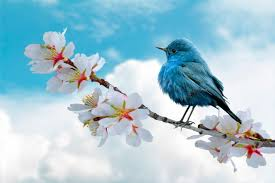
#> input picture img/2026-06-06-01.jpeg, 275 x 183 px
$ jupyter execute --allow-errors 008_data_compression_with_svd.ipynb
#> lines starting #> are read from the running program, lines starting #| are printed output that depends on the picture
[cell 1]
from PIL import Image
import numpy as np

[cell 2]
img = Image.open('../img/2026-06-06-01.jpeg')
#> img is the input picture: PIL image 275x183 RGB; mean R, G, B 165.7, 199.2, 212

[cell 3]
img

#### 1. convert image to grayscale

[cell 4]
img_gray = img.convert('LA')
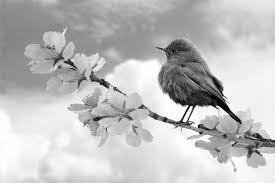
#> img_gray: PIL image 275x183 LA; mean R, G, B, A 190.7, 190.7, 190.7, 255
#> (the rest of this cell did not finish here and is left out)

#### 2. convert data into numpy matrix

[cell 5]
img_matrix = np.array(list(img_gray.getdata(band=0)), dtype=float)
# x = cols = img_gray.size[1], y = rows = img_gray.size[0]
img_matrix.shape = (img_gray.size[1], img_gray.size[0])
# img_matrix = np.matrix(img_matrix)
#> (the rest of this cell did not finish here and is left out)

[cell 6]
img_gray.size
#> Out = (275, 183)

[cell 7]
img_matrix.shape
#> Out = (183, 275)

#### 3. calculate SVD of the image

[cell 8]
U, sigma, V = np.linalg.svd(img_matrix)
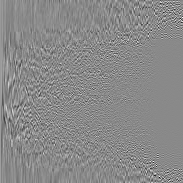
#> U: shape (183, 183) float64; min -0.578, max 0.493, mean 0.000462; drawn with min black and max white
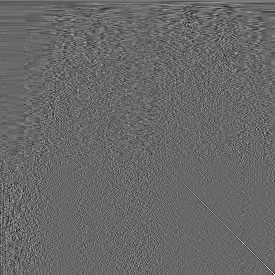
#> V: shape (275, 275) float64; min -0.395, max 0.569, mean 0.00023; drawn with min black and max white
#> sigma = 183 values, max 43164.1 at index 0, min 1.45 at index 182, mean 526.9

[cell 9]
U.shape, sigma.shape, V.shape
#> Out = ((183, 183), (183,), (275, 275))

[cell 10]
rng = list(2**i for i in range(1, 8))
rng

#> (a cell that did not finish here is left out)

#### 4. check the size of orginal image and compressed image

[cell 12]
# orginal image
img_matrix.shape, img_matrix.size
#> Out = ((183, 275), 50325)

[cell 13]
# compressed image
m = 64 # number of singular values to keep
reconstructed_img = np.array(U[:, :m]) @ np.diag(sigma[:m]) @ np.array(V[:m, :])
#> (the rest of this cell did not finish here and is left out)

Instead of storing the full 183 x 275 matrix, we store only the first n = 64 components of the SVD factorization:

U matrix: Keeps the first 64 columns. Original is 183 x 275, truncated is 183 x 64. → Stores 183 * 64 = 11,712 numbers.

Σ (Sigma) matrix: Keeps the first 64 singular values. Since it's a diagonal matrix, only the 64 values on the diagonal are stored, not the full 183 x 275 grid. → Stores 64 numbers.

V^T matrix: Keeps the first 64 rows. Original is 183 x 275, truncated is 64 x 275. → Stores 64 * 275 = 17,600 numbers.

Total compressed size = 11,712 (U) + 64 (Σ) + 17,600 (V^T) = 29,376 numbers.

[cell 14]
np.array(U[:, :m]).size, np.diag(sigma[:m]).shape[0], np.array(V[:m, :]).size
#> Out = (11712, 64, 17600)

[cell 15]
np.array(U[:, :m]).shape, np.diag(sigma[:m]).shape, np.array(V[:m, :]).shape

[cell 16]
183 * 64 + 64 + 64 * 275

[cell 17]
compressed_size = np.array(U[:, :m]).size + np.diag(sigma[:m]).shape[0] + np.array(V[:m, :]).size
compressed_size

[cell 18]
print(f'{compressed_size * 100 / img_matrix.size:.2f}%')
#| 58.37%
print(f'{img_matrix.size / compressed_size:.2f}x smaller')
#| 1.71x smaller

$ run again, with img/2026-05-20-001.jpg copied over img/2026-06-06-01.jpeg
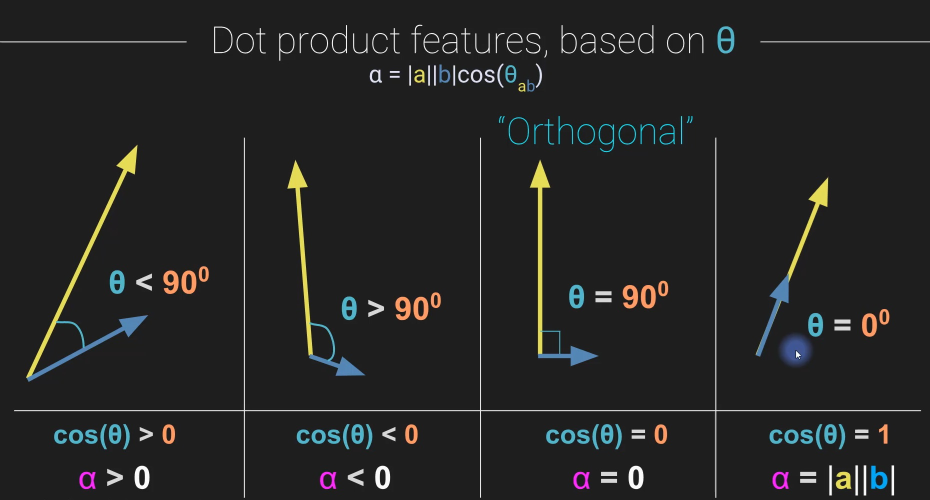
#> input picture img/2026-05-20-001.jpg, 1859 x 999 px (shown at 1/2 size)
#> img is the input picture: PIL image 1859x999 RGB; mean R, G, B 36.9, 37.5, 36.9
#> `U, sigma, V = np.linalg.svd(img_matrix)`:
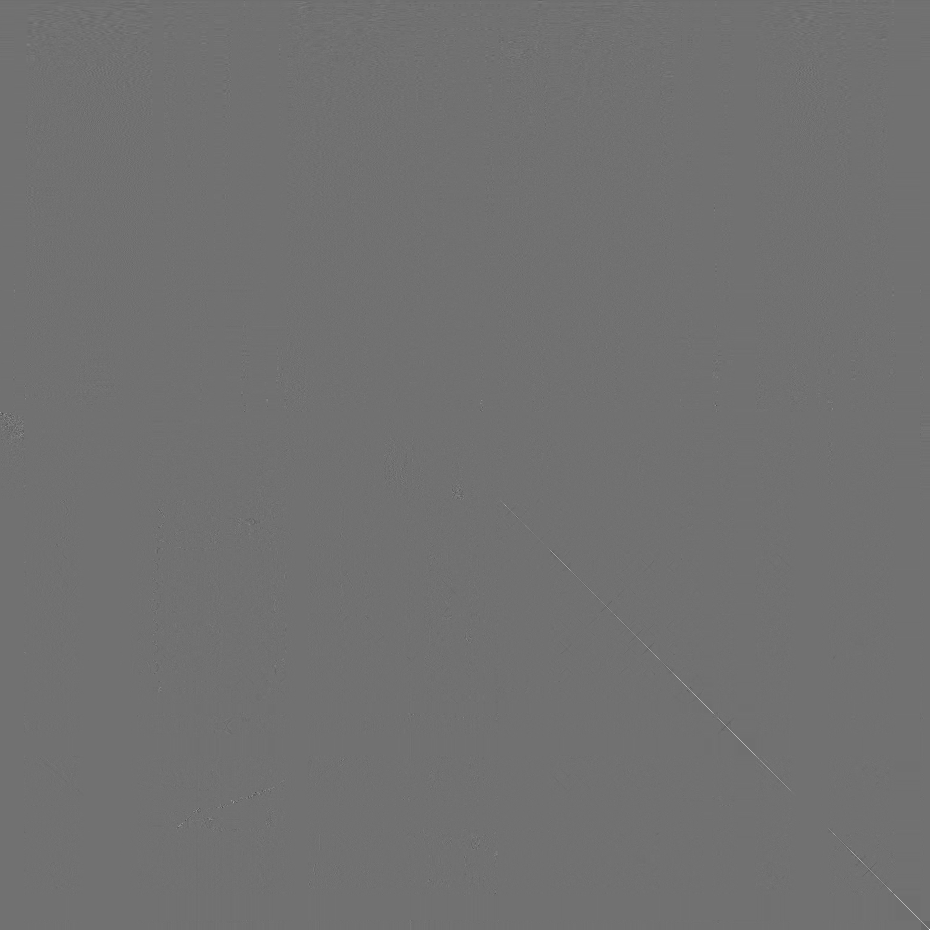
#> V: shape (1859, 1859) float64 (shown at 1/2 size); min -0.792, max 0.99, mean -1.31e-05; drawn with min black and max white
#> sigma = 999 values, max 54878.2 at index 0, min 5.29e-12 at index 826, mean 493.8
#> `reconstructed_img = np.array(U[:, :m]) @ np.diag(sigma[:m]) @ np.array..`:
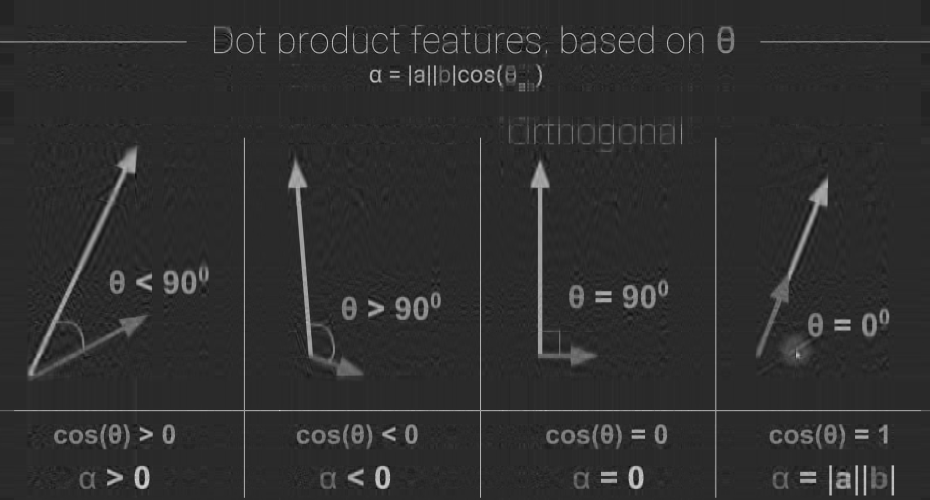
#> reconstructed_img: shape (999, 1859) float64 (shown at 1/2 size); min -33.59, max 349.7, mean 37.3; drawn with min black and max white
#| 9.85%
#| 10.15x smaller

$ run again, with img/2026-05-20-02.jpg copied over img/2026-06-06-01.jpeg
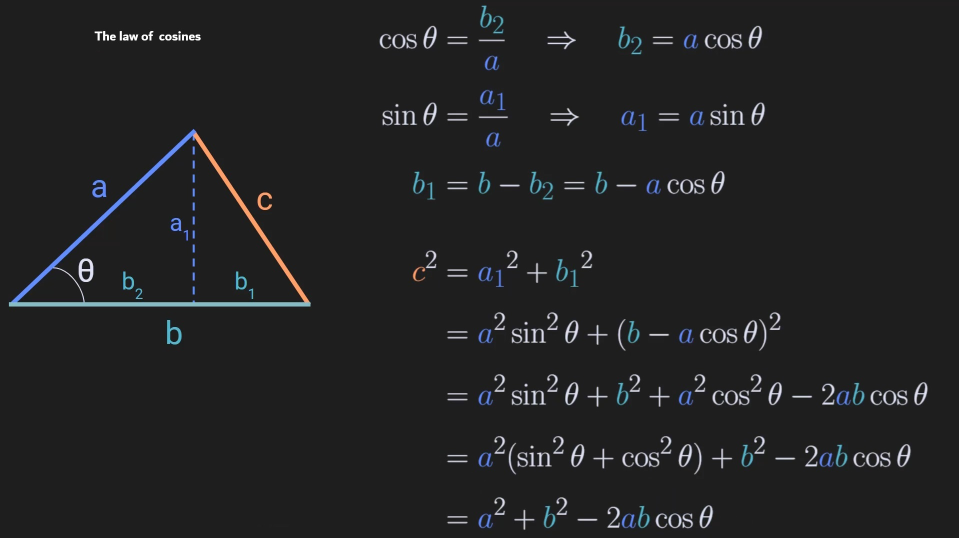
#> input picture img/2026-05-20-02.jpg, 1918 x 1076 px (shown at 1/2 size)
#> img is the input picture: PIL image 1918x1076 RGB; mean R, G, B 34.1, 34.6, 35.5
#> `U, sigma, V = np.linalg.svd(img_matrix)`:
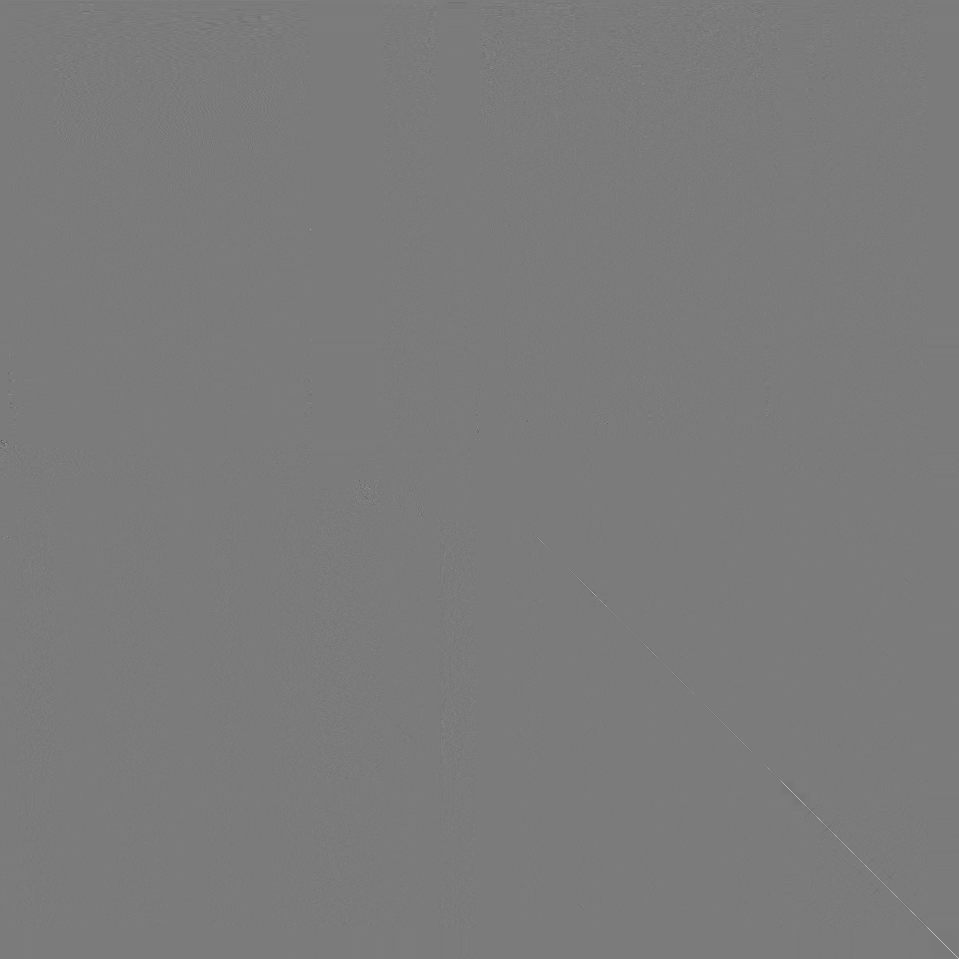
#> V: shape (1918, 1918) float64 (shown at 1/2 size); min -0.926, max 0.988, mean 1.18e-05; drawn with min black and max white
#> sigma = 1076 values, max 50903.4 at index 0, min 9.04e-13 at index 1075, mean 416.2
#> `reconstructed_img = np.array(U[:, :m]) @ np.diag(sigma[:m]) @ np.array..`:
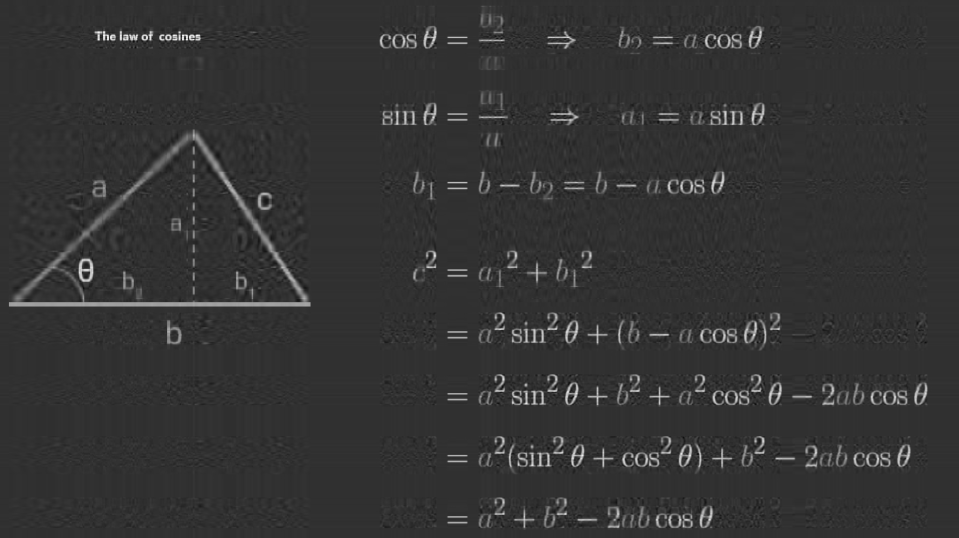
#> reconstructed_img: shape (1076, 1918) float64 (shown at 1/2 size); min -32.63, max 295, mean 34.5; drawn with min black and max white
#| 9.29%
#| 10.77x smaller
